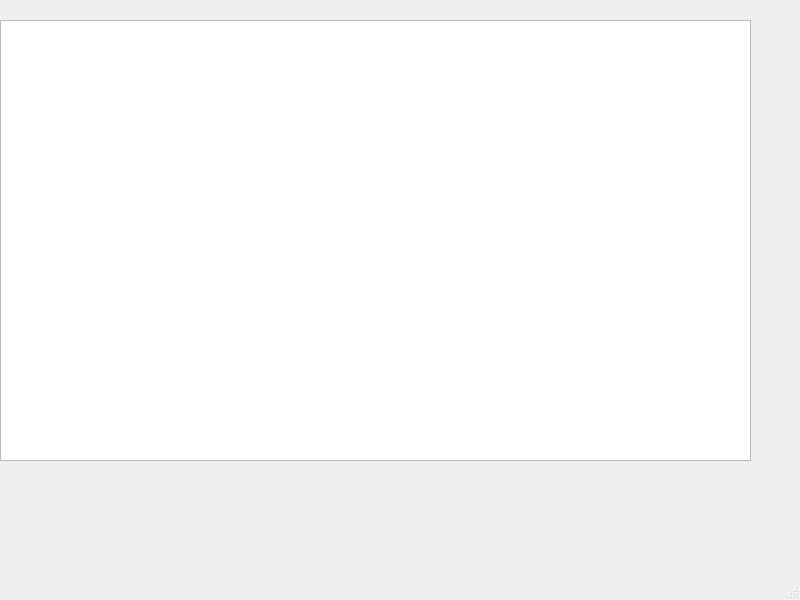
<?xml version="1.0" encoding="UTF-8"?>
<ui version="4.0">
 <class>MainWindow</class>
 <widget class="QMainWindow" name="MainWindow">
  <property name="geometry">
   <rect>
    <x>0</x>
    <y>0</y>
    <width>800</width>
    <height>600</height>
   </rect>
  </property>
  <property name="windowTitle">
   <string>MainWindow</string>
  </property>
  <widget class="QWidget" name="centralwidget">
   <widget class="QGraphicsView" name="graphicsView">
    <property name="geometry">
     <rect>
      <x>0</x>
      <y>20</y>
      <width>751</width>
      <height>441</height>
     </rect>
    </property>
   </widget>
  </widget>
  <widget class="QMenuBar" name="menubar">
   <property name="geometry">
    <rect>
     <x>0</x>
     <y>0</y>
     <width>800</width>
     <height>21</height>
    </rect>
   </property>
  </widget>
  <widget class="QStatusBar" name="statusbar"/>
 </widget>
 <resources/>
 <connections/>
</ui>
